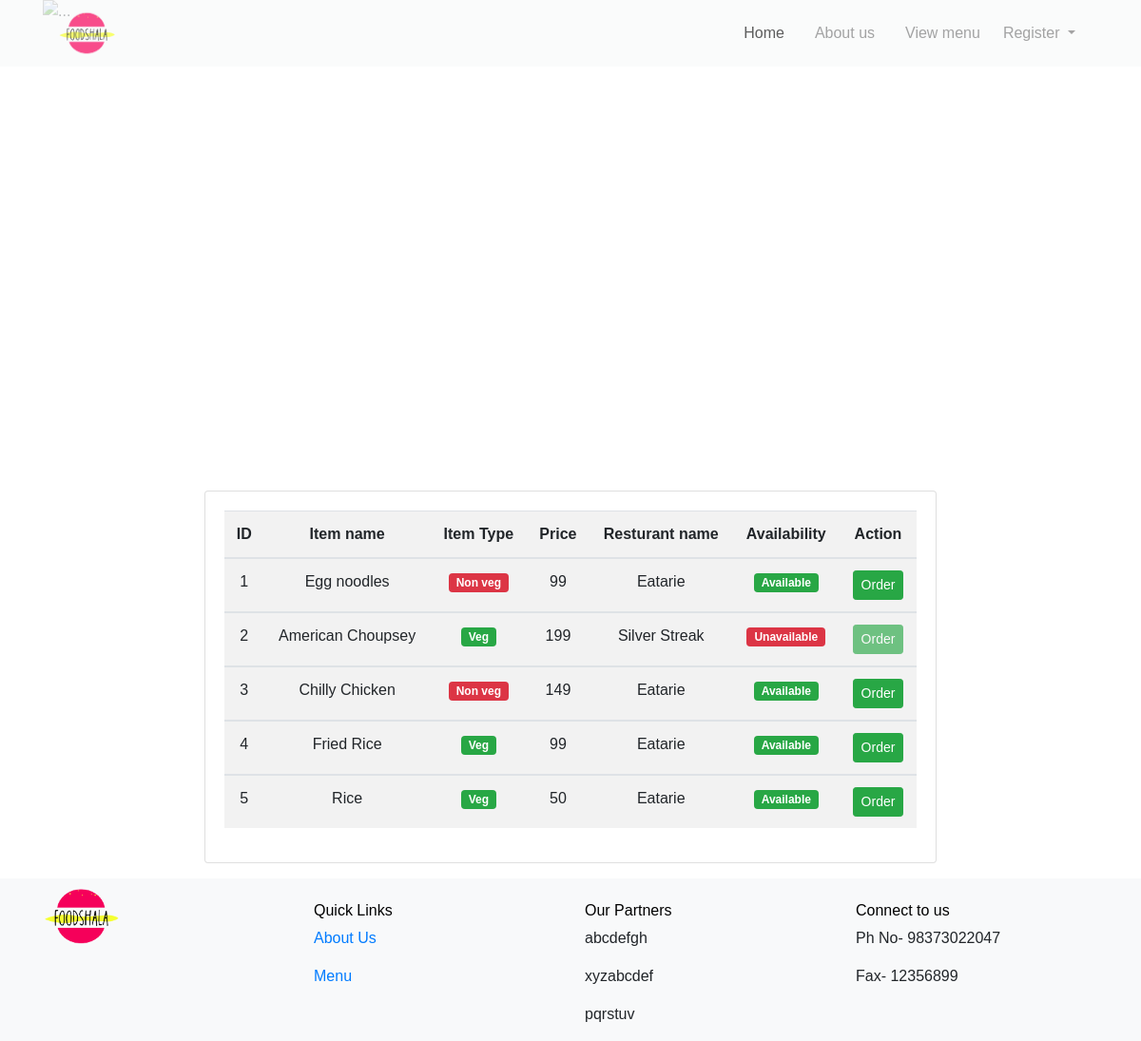
Screenshot of /index.php/home/menu with the database file from the repository.
### tables this page shows
CREATE TABLE `items` (
  `id` int(11) NOT NULL,
  `item_name` varchar(100) NOT NULL,
  `price` int(11) NOT NULL,
  `resturant_id` varchar(100) NOT NULL,
  `status` int(1) NOT NULL DEFAULT 0,
  `availability` int(1) NOT NULL DEFAULT 1,
  `ordered` int(1) NOT NULL DEFAULT 0
);

CREATE TABLE `resturant_reg` (
  `id` int(11) NOT NULL,
  `name` varchar(50) NOT NULL,
  `address` varchar(100) NOT NULL,
  `email` varchar(50) NOT NULL,
  `phone` varchar(20) NOT NULL,
  `password` varchar(255) NOT NULL,
  `cpassword` varchar(50) NOT NULL,
  `role` int(1) NOT NULL DEFAULT 0
);

### application/controllers/Home.php (called while the page is built, shortened)
<?php
class Home extends CI_controller{
    public function menu(){
        $this->load->model('Items_model');
        $result=$this->Items_model->get();
        $data['items']=$result;
        $this->load->view('UI/menucard',$data);
    }
}
?>

### index.php (called while the page is built, shortened)
<?php
require_once BASEPATH.'core/CodeIgniter.php';

### application/models/Items_model.php (called while the page is built, shortened)
<?php
class Items_model extends CI_model{
    public function get(){
        $this->db->select('items.*,resturant_reg.name as resturant');
        $this->db->join('resturant_reg', 'items.resturant_id=resturant_reg.id', 'LEFT');
        $result=$this->db->get('items')->result_array();
        return $result;
    }
}
?>

### application/views/UI/menucard.php (the view, shortened to what this page needs)
<?php
$this->load->view('UI/homeheader1');
?>
<div class="content-wrapper">
  <?php
  $val=$this->session->userdata('customer');
  ?>
    <div class="content">
      <div class="container-fluid">
        <div class="row">
          <div class="col-lg-8 mx-auto py-3">
            <div class="card">
              <div class="card-body">
              <table class="table table-responsive d-table table-striped">
                    <tr>
                    <th scope="col">ID</th>
                    <th scope="col">Item name</th>
                    <th scope="col">Item Type</th>
                    <th scope="col">Price</th>
                    <th scope="col">Resturant name</th>
                    <th scope="col">Availability</th>
                    <th scope="col">Action</th>
                    </tr>
                    <?php
              if(!empty($items)){
                foreach($items as $item){
            ?>
                <tbody>
                    <tr>
                    <td><?= $item['id'];?></td>
                    <td><?= $item['item_name'];?></td>
                    <td>
                    <?php
                    if($item['status']== 0){
                    ?>
                    <span class="badge badge-success px-2 py-1">Veg</span>
                    <?php
                    }
                    else{
                    ?>
                    <span class="badge badge-danger px-2 py-1 ">Non veg</span>
                    <?php }
                    ?>
                    </td>
                    <td><?= $item['price'];?></td>
                    <td><?= $item['resturant'];?></td>
                    <td>
                    <?php
                    if($item['availability']== 1){
                    ?>
                    <span class="badge badge-success px-2 py-1">Available</span>
                    <?php
                    }
                    else{
                    ?>
                    <span class="badge badge-danger px-2 py-1 ">Unavailable</span>
                    <?php }
                    ?>
                    </td>
                    <?php if($item['availability']==1){if(!empty($val)){ ?>
                    <td>
                    <a href="javascript::void(0); " onclick="func(<?= $item['id']?>);ordered(<?= $item['ordered']?>)" class="btn btn-success btn-sm" id="btn">Order</a>
                    </td><?php }else{ ?>
                    <td>
                    <a href="javascript::void(0); " onclick="nologin()" class="btn btn-success btn-sm" id="btn">Order</a>
                    </td> <?php } }else{?>
                    <td>
                    <a href="javascript::void(0); "  class="btn btn-success btn-sm disabled" id="btn">Order</a>
                    </td> <?php } ?>
                    </tr>
                </tbody>
            <?php
            }
          }
            else{
            ?>
              <tr>
              <td colspan="8" class="alert alert-danger">Items not found</td>
              </tr>
            <?php }
            ?>
              </table>
            </div>
          </div>
        </div>
      </div>
    </div>
  </div>
  </div>
<?php
$this->load->view('UI/footerui');
?>

### application/views/UI/headerui1.php (shortened to what this page needs)
<!doctype html>
<html lang="en">
  <head>
    <link rel="stylesheet" type="stylesheet/css" href="<?= base_url().'Assets/UI_assets/css/style.css';?>" >
    <link rel="stylesheet" href="<?= base_url().'Assets/UI_assets/css/bootstrap.min.css';?>" >
  </head>
  <body>
    <header class="bg-light fixed-top" style="opacity:0.7">
    <div class="container">
      <nav class="navbar navbar-expand-lg navbar-light py-0">
        <a class="navbar-brand" href="#">
        <img src="<?= base_url().'Assets/UI_assets/images/logo-no-bg.png';?>" width="60" height="60" class="d-inline-block align-top" alt="">
        </a>
        <div class="collapse navbar-collapse justify-content-end" id="navbarNav">
          <ul class="navbar-nav ml-auto">
            <li class="nav-item active">
              <a class="nav-link mx-2" href="<?= base_url().'index.php/Home';?>">Home</a>
            </li>
            <li class="nav-item">
              <a class="nav-link mx-2" href="<?= base_url().'#about';?>">About us</a>
            </li>
            <li class="nav-item">
              <a class="nav-link mx-2" href="<?= base_url().'Home/menu';?>">View menu</a>
            </li>
            <li class="nav-item dropdown">
                <a class="nav-link dropdown-toggle" href="#" id="navbarDropdown" role="button" data-toggle="dropdown" aria-haspopup="true" aria-expanded="false">
                Register
                </a>
            </li>
          </ul>
        </div>
      </nav>
    </div>
    </header>

### application/views/UI/homeheader1.php (shortened to what this page needs)
<?php
$this->load->view('UI/headerui1');
?>
<body class="">
<div class="container">
  <div id="slider">
    <div id="carouselExampleControls" class="carousel slide" data-ride="carousel">
      <div class="carousel-inner">
        <div class="carousel-item active">
          <img src="<?= base_url('Assets/UI_assets/images/cover1.jpg');?>" class="d-block w-100 h-100 img-fluid" alt="...">
        </div>
      </div>
    </div>
  </div>
</div>
</body>

### application/views/UI/footerui.php
<footer class="bg-light">
      <div class="container">
        <div class="row">
          <div class="col-3">
          <img src="<?= base_url().'Assets/UI_assets/images/logo-no-bg.png';?>" width="80" height="80" class="d-inline-block align-top" alt="">
          </div>
          <div class="col-3 mt-4">
            <h6>Quick Links</h6>
            <p><a href="<?= base_url().'#about';?>">About Us</a></p>
            <p><a href="">Menu</a></p>
          </div>
          <div class="col-3 mt-4">
            <h6>Our Partners</h6>
            <p>abcdefgh</p><p>xyzabcdef</p><p>pqrstuv</p>
          </div>
          <div class="col-3 mt-4">
            <h6>Connect to us</h6>
            <p>Ph No- 98373022047</p>
            <p>Fax- 12356899 </p>
          </div>
        </div>
      </div>
    </footer>

### application/views/UI/headerui1.php (style rules this page uses)
* { font-family: sans-serif; }
h6 { color:black!important; }
.carousel-item { height: 500px; }
html, body { overflow-x:hidden; }

### application/views/UI/menucard.php (style rules this page uses)
th,td { text-align:center; }

### rows the page displays
items: id "1", item_name "Egg noodles", status "Non veg", price "99", resturant_reg.name "Eatarie", availability "Available"
items: id "2", item_name "American Choupsey", status "Veg", price "199", resturant_reg.name "Silver Streak", availability "Unavailable"
items: id "3", item_name "Chilly Chicken", status "Non veg", price "149", resturant_reg.name "Eatarie", availability "Available"
items: id "4", item_name "Fried Rice", status "Veg", price "99", resturant_reg.name "Eatarie", availability "Available"
items: id "5", item_name "Rice", status "Veg", price "50", resturant_reg.name "Eatarie", availability "Available"
